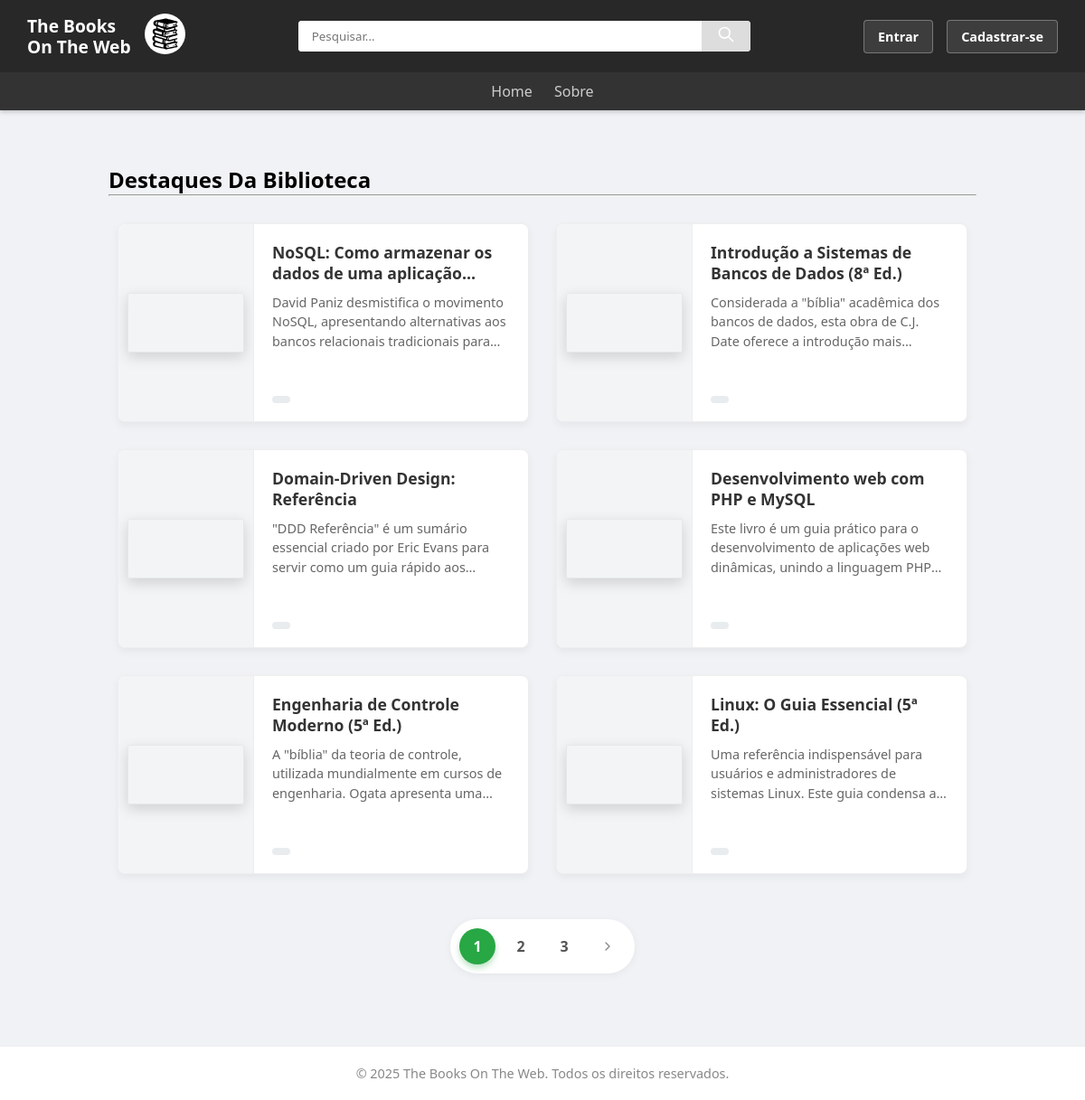
The app's page /public/index.php, older data.
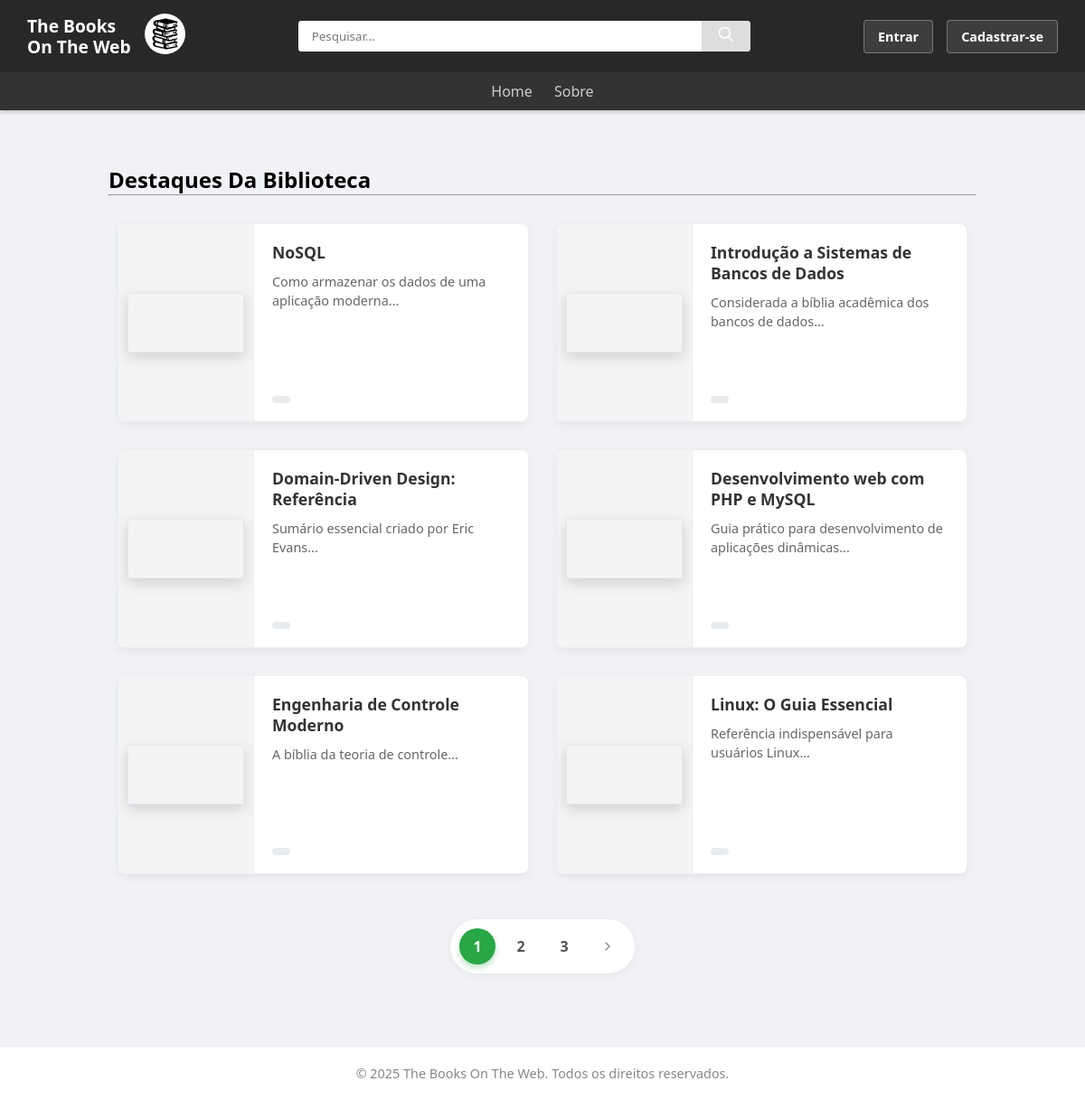
The same page, newer data.
### tables this page shows
CREATE TABLE `livro` (
  `id_livro` int(11) NOT NULL,
  `titulo` varchar(255) NOT NULL,
  `descricao` text NOT NULL,
  `data_publi` date NOT NULL,
  `pdf` varchar(255) NOT NULL,
  `fk_editora` int(11) DEFAULT NULL
);

### public/index.php (the view, shortened to what this page needs)
<?php
require_once './api/conection/conectionBD.php';
require_once './api/conection/functionsBD.php';
$itens_por_pagina = 6;
$pagina_atual = isset($_GET['pagina']) ? (int)$_GET['pagina'] : 1;
$inicio = ($pagina_atual - 1) * $itens_por_pagina;
$resultado = procurarLivros($inicio, $itens_por_pagina);
$total_livros = contarTotalLivros();
$total_paginas = ceil($total_livros / $itens_por_pagina);
?>
<!DOCTYPE html>
<html lang="pt-br">
<head>
    <link rel="stylesheet" href="styles/style.css">
    <link rel="stylesheet" href="styles/cards.css">
    <link rel="stylesheet" href="styles/livros.css">
    <link rel="stylesheet" href="styles/stylephone.css?v=<?php echo time(); ?>">
</head>
<body>
    <header>
        <div class="cabecalho header-cima">
            <div class="empresa">
                <a href="index.php" class="nome-empresa">
                    <h1>The Books<br> On The Web</h1>
                </a>
                <a href="index.php" class="nome-empresa"><img src="styles/img/favicon.svg" class="imagem-empresa"></a>
            </div>
            <div class="pesquisa">
                <form action="templates/biblioteca/pesquisa.php" id="pesquisar" class="pesquisar" method="get">
                    <input type="text" class="input-pesquisa" id="campoPesquisa" placeholder="Pesquisar..." name="pesquisa">
                    <button type="submit" class="btn-pesquisa">
                        <svg width="24" height="20" viewBox="0 0 24 24" fill="none" xmlns="http://www.w3.org/2000/svg">
                            <path d="M21 21L15 15M17 10C17 13.866 13.866 17 10 17C6.134 17 3 13.866 3 10C3 6.134 6.134 3 10 3C13.866 3 17 6.134 17 10Z" stroke="white" stroke-width="2" stroke-linecap="round" stroke-linejoin="round" />
                        </svg>
                    </button>
                </form>
            </div>
            <div class="area-cadastro"><?php exibirMenuAutenticacao(); ?></div>
        </div>
        <div class="cabecalho header-baixo">
            <nav class="opcoes">
                <a href="index.php" class="item-menu">Home</a>
                <a href="templates/biblioteca/resumo.html" class="item-menu">Sobre</a>
            </nav>
        </div>
    </header>
    <main>
        <div class="container-vitrine" style="padding: 20px; max-width: 1000px; margin: auto;">
            <h2>Destaques Da Biblioteca</h2>
            <hr style="margin-bottom: 20px;">
            <div class="lista-livros">
                <?php
                if (mysqli_num_rows($resultado) > 0) {
                    while ($livro = mysqli_fetch_assoc($resultado)) {
                        $caminhoPdf = '../database/pdfs/' . $livro['pdf'];
                        echo '<a href="templates/biblioteca/livros.php?id=' . $livro['id_livro'] . '" style="text-decoration:none; color:inherit;">';
                        echo '<div class="livro-card">';
                        echo '<div class="capa-wrapper">';
                        if (!empty($livro['pdf'])) {
                            echo '<canvas class="pdf-thumb" data-url="' . $caminhoPdf . '"></canvas>';
                        } else {
                            echo '<div class="sem-capa">Sem Capa</div>';
                        }
                        echo '</div>';
                        echo '<div class="info-livro">';
                        echo '<h3>' . htmlspecialchars($livro['titulo']) . '</h3>';
                        echo '<p>' . htmlspecialchars($livro['descricao']) . '</p>';
                        echo '<span class="categoria-tag">' . htmlspecialchars($livro['nome_categoria']) . '</span>';
                        echo '</div>';
                        echo '</div>';
                        echo '</a>';
                    }
                } else {
                    echo '<p>Nenhum livro encontrado.</p>';
                }
                ?>
            </div>
            <?php if ($total_paginas > 1): ?>
            <div class="paginacao-container">
                <div class="paginacao">
                    <?php
                    for ($i = 1; $i <= $total_paginas; $i++) {
                        $classe_ativa = ($i == $pagina_atual) ? 'active' : '';
                        echo '<a href="index.php?pagina=' . $i . '" class="btn-pag ' . $classe_ativa . '">' . $i . '</a>';
                    }
                    if ($pagina_atual < $total_paginas) {
                        echo '<a href="index.php?pagina=' . ($pagina_atual + 1) . '" class="btn-pag proximo"><svg width="16" height="16" viewBox="0 0 24 24" fill="none" stroke="currentColor" stroke-width="2" stroke-linecap="round" stroke-linejoin="round"><polyline points="9 18 15 12 9 6"></polyline></svg></a>';
                    }
                    ?>
                </div>
            </div>
            <?php endif; ?>
            </div>
    </main>
    <footer class="caixa-footer">
        <p>© 2025 The Books On The Web. Todos os direitos reservados.</p>
    </footer>
</body>
</html>

### public/api/conection/functionsBD.php (shortened to what this page needs)
<?php
function procurarLivros($inicio = 0, $quantidade = 6) {
    global $con;
    $sql = "SELECT l.*,
                   GROUP_CONCAT(DISTINCT c.nome_categoria SEPARATOR ', ') as nome_categoria
            FROM livro l
            LEFT JOIN temas t ON l.id_livro = t.id_livro
            LEFT JOIN categoria c ON t.id_categoria = c.id_categoria
            GROUP BY l.id_livro
            ORDER BY l.id_livro DESC
            LIMIT $inicio, $quantidade";
    $resultado = mysqli_query($con, $sql);
    return $resultado;
}
function contarTotalLivros() {
    global $con;
    $sql = "SELECT COUNT(*) as total FROM livro";
    $resultado = mysqli_query($con, $sql);
    $dados = mysqli_fetch_assoc($resultado);
    return $dados['total'];
}
function exibirMenuAutenticacao() {
    if (isset($_SESSION['logado']) && $_SESSION['logado'] === true) {
        echo '<div class="perfil-header">
            <span class="saudacao">Olá, ' . htmlspecialchars($_SESSION['nome_user']) . '!</span>
                <a href="templates/login/painel_logado.php" class="btn-header">Perfil</a>
                <a href="api/login/logout.php" class="btn-header">Sair</a>
            </div>';
    } else {
        echo "<div class='perfil-header'>";
        echo '<a href="templates/login/entrada.html" class="btn-cadastro">Entrar</a>';
        echo '<a href="templates/login/cadastro.html" class="btn-cadastro">Cadastrar-se</a>';
        echo "</div>";
    }
}
?>

### public/styles/style.css (style rules this page uses)
:root { --cor-header: rgb(41, 40, 40); --cor-fundo: rgb(240, 242, 245); --cor-branco: #ffffff; --cor-borda: #ccc; --cor-cinza-claro: #e9ecef; --cor-sucesso: #28a745; --cor-aviso: #ffc107; --cor-perigo: #dc3545; --cor-texto: #333; --cor-destaque: #28a745; }
* { margin: 0; padding: 0; box-sizing: border-box; font-family: 'Segoe UI', Arial, sans-serif; }
body { display: flex; flex-direction: column; min-height: 100vh; background-color: var(--cor-fundo); }
a { text-decoration: none; color: inherit; }
header { width: 100%; background-color: var(--cor-header); color: var(--cor-branco); box-shadow: 0 2px 5px rgba(0,0,0,0.2); }
.header-cima { display: flex; justify-content: space-between; align-items: center; padding: 15px 30px; gap: 20px; }
.empresa { display: flex; align-items: center; gap: 15px; }
.nome-empresa h1 { font-size: 1.2rem; line-height: 1.2; color: var(--cor-branco); }
.imagem-empresa { width: 45px; background: white; border-radius: 50%; padding: 2px; }
.pesquisa { flex-grow: 1; max-width: 500px; }
.pesquisar { display: flex; background: white; border-radius: 4px; overflow: hidden; }
.input-pesquisa { width: 100%; padding: 8px 15px; border: none; outline: none; }
.btn-pesquisa { padding: 0 15px; background: #ddd; border: none; cursor: pointer; }
.area-cadastro, .perfil-header { display: flex; align-items: center; gap: 15px; }
.btn-header, .btn-cadastro { padding: 8px 15px; border-radius: 4px; font-size: 0.9rem; font-weight: bold; cursor: pointer; border: 1px solid rgba(255,255,255,0.3); background: rgba(255,255,255,0.1); color: white; transition: 0.3s; }
.header-baixo { background-color: #333; padding: 10px 0; display: flex; justify-content: center; gap: 20px; }
.item-menu { color: #ccc; font-weight: 500; padding: 5px 10px; transition: 0.3s; }
main { flex-grow: 1; padding: 40px 20px; display: flex; flex-direction: column; align-items: center; width: 100%; }
.caixa-footer { text-align: center; padding: 20px; color: #888; font-size: 0.9rem; background: white; border-top: 1px solid #eee; margin-top: auto; }
.paginacao-container { width: 100%; display: flex; justify-content: center; margin-top: 40px; margin-bottom: 20px; }
.paginacao { display: flex; gap: 8px; background: white; padding: 10px; border-radius: 30px; box-shadow: 0 2px 10px rgba(0,0,0,0.05); }
.btn-pag { display: flex; align-items: center; justify-content: center; width: 40px; height: 40px; border-radius: 50%; background-color: transparent; color: #555; font-weight: 600; font-size: 1rem; transition: all 0.3s ease; border: 1px solid transparent; }
.btn-pag.active { background-color: var(--cor-destaque); color: white; box-shadow: 0 4px 6px rgba(40, 167, 69, 0.3); }
.btn-pag.anterior, .btn-pag.proximo { color: #888; }

### public/styles/cards.css (style rules this page uses)
.lista-livros { display: grid; grid-template-columns: 1fr 1fr; gap: 30px; padding: 10px; width: 100%; }
a { text-decoration: none; color: inherit; }
.livro-card { display: flex; background: white; border-radius: 8px; box-shadow: 0 4px 10px rgba(0,0,0,0.05); border: 1px solid #eee; height: 220px; overflow: hidden; transition: transform 0.3s, box-shadow 0.3s; width: 100%; }
.capa-wrapper { width: 150px; background: #f3f4f6; display: flex; align-items: center; justify-content: center; border-right: 1px solid #eee; flex-shrink: 0; overflow: hidden; padding: 10px; position: relative; }
.pdf-thumb { max-width: 100%; max-height: 100%; width: auto; height: auto; object-fit: contain; box-shadow: 0 5px 15px rgba(0,0,0,0.15); border: 1px solid rgba(0,0,0,0.05); border-radius: 2px; }
.info-livro { padding: 20px; flex-grow: 1; display: flex; flex-direction: column; overflow: hidden; }
.info-livro h3 { margin: 0 0 10px 0; color: #333; font-size: 1.1rem; font-weight: 700; line-height: 1.3; display: -webkit-box; -webkit-line-clamp: 2; -webkit-box-orient: vertical; overflow: hidden; text-overflow: ellipsis; }
.info-livro p { color: #666; font-size: 0.9rem; line-height: 1.5; display: -webkit-box; -webkit-line-clamp: 3; -webkit-box-orient: vertical; overflow: hidden; text-overflow: ellipsis; margin-bottom: 10px; }
.categoria-tag { margin-top: auto; align-self: flex-start; background: #e9ecef; color: #495057; padding: 4px 10px; border-radius: 4px; font-size: 0.8rem; font-weight: 600; }

Row changes from the older to the newer data that the page shows:
changed livro: titulo "NoSQL: Como armazenar os dados de uma…" → "NoSQL"; descricao "David Paniz desmistifica o movimento NoSQL, apresentando alternativas aos bancos relacionais tradicionais…" → "Como armazenar os dados de uma aplicação moderna..."
changed livro: titulo "Introdução a Sistemas de Bancos de Dados (8ª Ed.)" → "Introdução a Sistemas de Bancos de Dados"; descricao "Considerada a \"bíblia\" acadêmica dos bancos de dados, esta obra de C.J. Date oferece a introdução…" → "Considerada a bíblia acadêmica dos bancos de dados..."
changed livro "Domain-Driven Design: Referência": descricao "\"DDD Referência\" é um sumário essencial criado por Eric Evans para servir como um guia rápido…" → "Sumário essencial criado por Eric Evans..."
changed livro "Desenvolvimento web com PHP e MySQL": descricao "Este livro é um guia prático para o desenvolvimento de aplicações web dinâmicas, unindo a linguagem…" → "Guia prático para desenvolvimento de aplicações dinâmicas..."
changed livro: titulo "Engenharia de Controle Moderno (5ª Ed.)" → "Engenharia de Controle Moderno"; descricao "A \"bíblia\" da teoria de controle, utilizada mundialmente em cursos de engenharia. Ogata apresenta…" → "A bíblia da teoria de controle..."
changed livro: titulo "Linux: O Guia Essencial (5ª Ed.)" → "Linux: O Guia Essencial"; descricao "Uma referência indispensável para usuários e administradores de sistemas Linux. Este guia condensa…" → "Referência indispensável para usuários Linux..."
